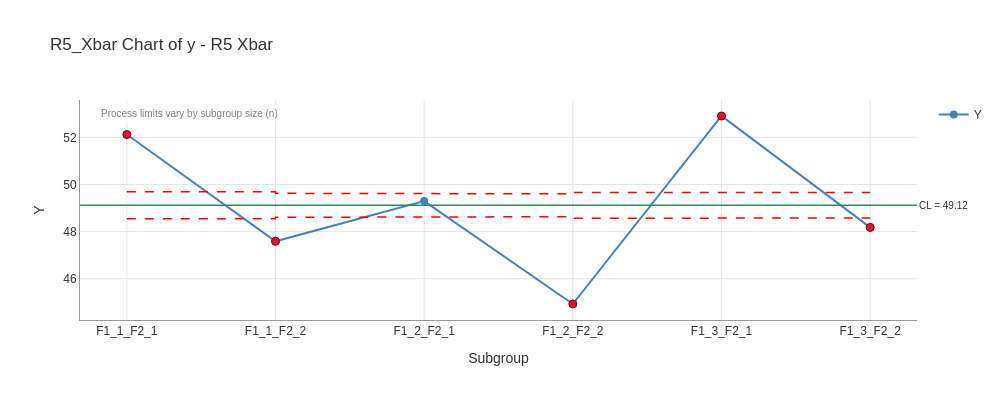

The notebook cell saved with this chart:
### Markdown cell above
## Recentered charts

Using rc_ prefix or RCR numeric notation

### Code cell
# rc_noise_Xbar - recentered using alias prefix
result = study2.execute(chart='rc_noise_Xbar')
print('Charts in result:', list(result.charts.keys()))
result.plot(chart='R5_Xbar').show()

### Figure 1 — Plotly figure (JSON) as saved in the notebook; plotly's stock layout.template omitted (floating-point values rounded to 4 significant figures)
{"data": [{"hovertemplate": "%{x}<br>%{y:.3f}<extra></extra>", "line": {"color": "steelblue", "width": 2}, "marker": {"color": "steelblue", "size": 8}, "mode": "lines+markers", "name": "Y", "type": "scatter", "x": ["F1_1_F2_1", "F1_1_F2_2", "F1_2_F2_1", "F1_2_F2_2", "F1_3_F2_1", "F1_3_F2_2"], "y": [52.12, 47.59, 49.3, 44.93, 52.91, 48.18]}, {"hovertemplate": "UPL: %{y:.3f}<extra></extra>", "line": {"color": "red", "dash": "dash", "width": 1.5}, "mode": "lines", "name": "UPL (varies)", "showlegend": false, "type": "scatter", "x": ["F1_1_F2_1", "F1_1_F2_2", "F1_1_F2_2", "F1_2_F2_1", "F1_2_F2_1", "F1_2_F2_2", "F1_2_F2_2", "F1_3_F2_1", "F1_3_F2_1", "F1_3_F2_2", "F1_3_F2_2"], "y": [49.69, 49.69, 49.62, 49.62, 49.6, 49.6, 49.66, 49.66, 49.66, 49.66, 49.66]}, {"hovertemplate": "LPL: %{y:.3f}<extra></extra>", "line": {"color": "red", "dash": "dash", "width": 1.5}, "mode": "lines", "name": "LPL (varies)", "showlegend": false, "type": "scatter", "x": ["F1_1_F2_1", "F1_1_F2_2", "F1_1_F2_2", "F1_2_F2_1", "F1_2_F2_1", "F1_2_F2_2", "F1_2_F2_2", "F1_3_F2_1", "F1_3_F2_1", "F1_3_F2_2", "F1_3_F2_2"], "y": [48.54, 48.54, 48.61, 48.61, 48.63, 48.63, 48.57, 48.57, 48.58, 48.58, 48.58]}, {"hovertemplate": "Beyond Limits<br>%{x}<br>%{y:.3f}<extra></extra>", "marker": {"color": "#DC143C", "line": {"color": "#8B0000", "width": 1}, "size": 8, "symbol": "circle"}, "mode": "markers", "name": "Beyond Limits", "showlegend": false, "type": "scatter", "x": ["F1_1_F2_1", "F1_1_F2_2", "F1_2_F2_2", "F1_3_F2_1", "F1_3_F2_2"], "y": [52.12, 47.59, 44.93, 52.91, 48.18]}], "layout": {"annotations": [{"bgcolor": "rgba(255,255,255,0.8)", "borderpad": 3, "font": {"color": "gray", "size": 10}, "showarrow": false, "text": "Process limits vary by subgroup size (n)", "x": 0.02, "xref": "paper", "y": 0.98, "yref": "paper"}, {"font": {"size": 10}, "showarrow": false, "text": "CL = 49.12", "x": 1, "xanchor": "left", "xref": "x domain", "y": 49.12, "yanchor": "middle", "yref": "y"}], "font": {"color": "#333333", "family": "Arial, sans-serif", "size": 12}, "height": 400, "hovermode": "x unified", "paper_bgcolor": "white", "plot_bgcolor": "white", "shapes": [{"line": {"color": "#2E8B57", "width": 1.5}, "type": "line", "x0": 0, "x1": 1, "xref": "x domain", "y0": 49.12, "y1": 49.12, "yref": "y"}], "showlegend": true, "title": {"text": "R5_Xbar Chart of y - R5 Xbar"}, "width": 1000, "xaxis": {"gridcolor": "#E5E5E5", "gridwidth": 1, "linecolor": "#999999", "linewidth": 1, "showgrid": true, "showline": true, "title": {"text": "Subgroup"}}, "yaxis": {"gridcolor": "#E5E5E5", "gridwidth": 1, "linecolor": "#999999", "linewidth": 1, "showgrid": true, "showline": true, "title": {"text": "Y"}}}}
